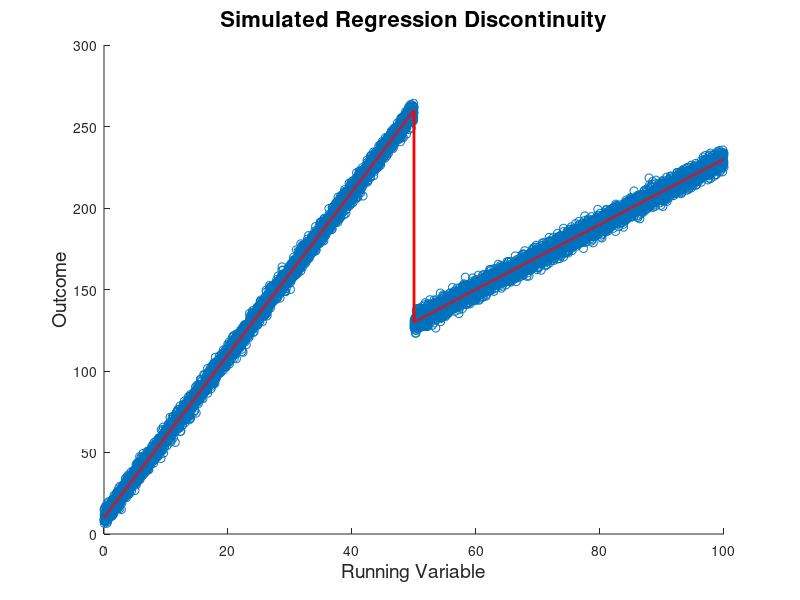

Write the MATLAB code that produced this figure.
clear
clf

%*************************************************************************
%*** (1) Parameters
%*************************************************************************
N = 10000;
%beta = [10, 0.25, 0.4, 3, 3];
beta = [10, 5, 2, 20, 3];

%*************************************************************************
%*** (2) Simulate
%*************************************************************************
running_var = linspace(0,100,N)';

leftside = running_var<=50;
rightside = abs(1-leftside);

victory = NaN(N,1);
victory=running_var>50;

y = beta(1) + beta(2)*running_var.*leftside + beta(3)...
    *running_var.*rightside + beta(4)*victory + beta(5)*randn(N,1); 
 
yhat = beta(1) + beta(2)*running_var.*leftside + beta(3)...
       *running_var.*rightside + beta(4)*victory;

scatter(running_var, y)
hold on
plot(running_var, yhat,'r', 'linewidth', 2)
xlabel('Running Variable', 'FontSize', 14)
ylabel('Outcome', 'FontSize', 14)
title('Simulated Regression Discontinuity', 'FontSize', 16)
hold off

data = [y, running_var, victory];

%results = NaN(100,3);
%cons=ones(N,1);

%for i=1:100
%    leftside = running_var<=i;
%    rightside = abs(1-leftside);
%    victory=running_var>i;

%    lrv=leftside.*running_var;
%    rrv=rightside.*running_var;
%    X=[cons, lrv, rrv, victory];
%    [B, CI]=regress(y,X);
%    results(i,1)=B(4);
%    results(i,2:3)=CI(4,:);
%end